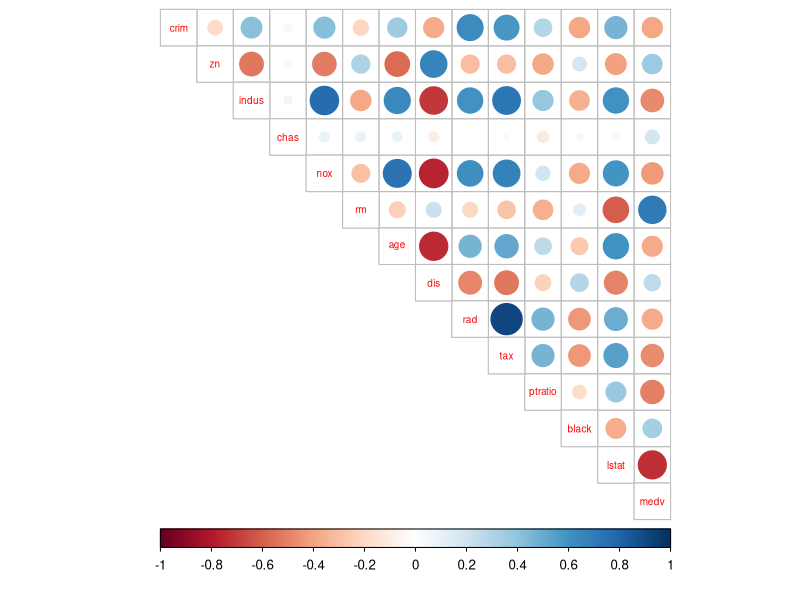
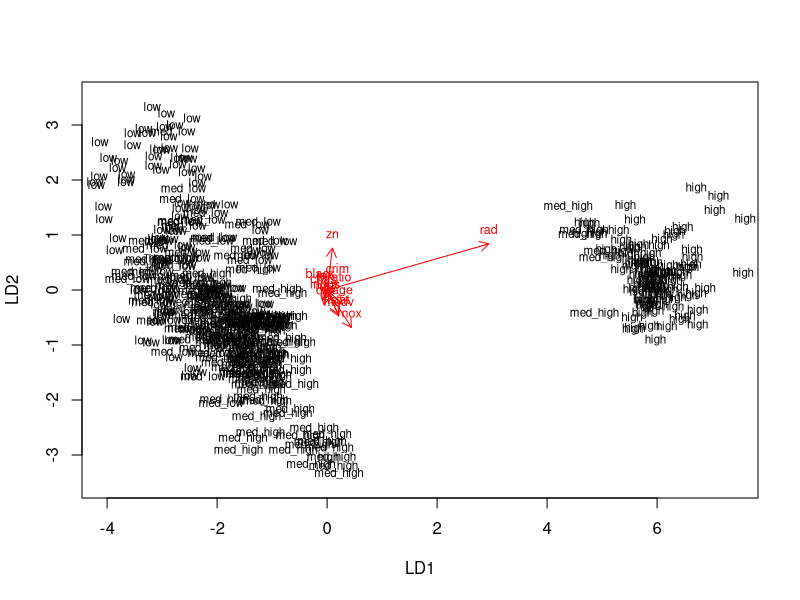
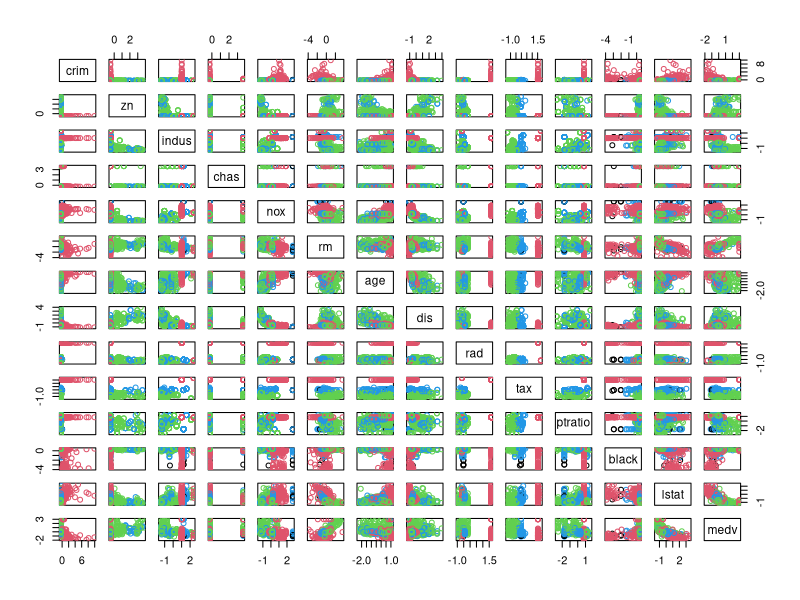
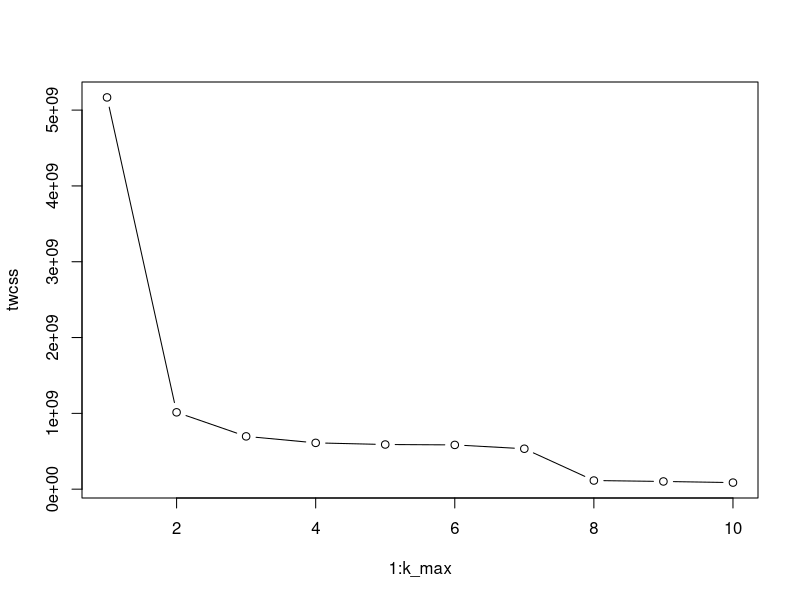
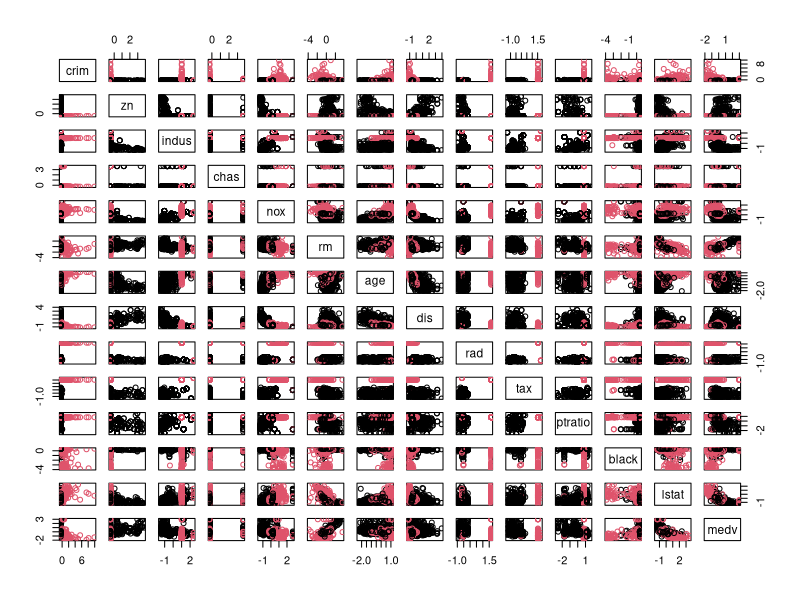

Recreate these plots in R, in order.
## ---- chunk 1
knitr::opts_chunk$set(echo = TRUE)
## ---- chunk 2
library(MASS)
data("Boston")
str(Boston)
## ---- chunk 3
library(corrplot)
library(tidyr)
## ---- chunk 4
summary(Boston)
cor_matrix<-cor(Boston) %>% round(digits = 2)
corrplot(cor_matrix, method="circle", type = "upper", cl.pos = "b", tl.pos = "d", tl.cex = 0.6)
## ---- chunk 5
boston_scaled <- scale(Boston)
summary(boston_scaled)
## ---- chunk 6
boston_scaled<- scale(Boston)
boston_scaled<-as.data.frame(boston_scaled)
scaled_crim <- boston_scaled$crim
bins <- quantile(scaled_crim)
crime <- cut(scaled_crim, breaks = bins, include.lowest = TRUE, labels = c("low", "med_low", "med_high", "high"))
boston_scaled$crime <- crime
n <- nrow(boston_scaled)
ind <- sample(n, size = n * 0.8)
train <- boston_scaled[ind,]
test <- boston_scaled[-ind,]
## ---- chunk 7
library(MASS)
lda.fit <- lda(crime ~ ., data = train)
lda.fit
lda.arrows <- function(x, myscale = 1, arrow_heads = 0.1, color = "red", tex = 0.75, choices = c(1,2)){
  heads <- coef(x)
  arrows(x0 = 0, y0 = 0, 
         x1 = myscale * heads[,choices[1]], 
         y1 = myscale * heads[,choices[2]], col=color, length = arrow_heads)
  text(myscale * heads[,choices], labels = row.names(heads), 
       cex = tex, col=color, pos=3)
}
classes <- as.numeric(train$crime)
plot(lda.fit, dimen = 2)
lda.arrows(lda.fit, myscale = 1)
## ---- chunk 8
testcrime <- test$crime
test <- dplyr::select(test, -crime)

## ---- chunk 9
lda.pred <- predict(lda.fit, newdata = test)
table(correct = testcrime, predicted = lda.pred$class)
## ---- chunk 10
library(MASS)
data(Boston)
sandard_boston <- scale(Boston)
## ---- chunk 11
dist_eu <- dist(Boston)
km <-kmeans(dist_eu, centers = 4)
pairs(sandard_boston, col = km$cluster)
## ---- chunk 12
set.seed(123)
k_max <- 10
twcss <- sapply(1:k_max, function(k){kmeans(dist_eu, k)$tot.withinss})
plot(1:k_max, twcss, type='b')
## ---- chunk 13
library(ggplot2)
library(GGally)
dist_eu <- dist(Boston)
km <-kmeans(dist_eu, centers = 2)
pairs(sandard_boston, col = km$cluster)
